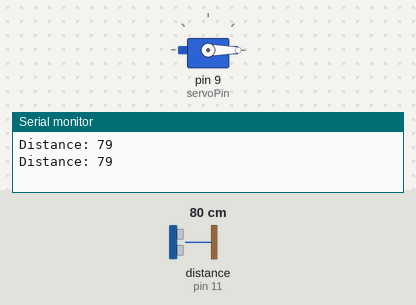
A sketch run on a simulated Arduino Uno, built with avr-gcc and run on an emulated ATmega328P. Parts: servo, the last lines printed to the serial monitor. Wiring (inferred from the names in the program): ultrasonic range finder: trigger pin 10; echo pin 11. The inputs (shaded band) are chosen by the test bench; at power-on: distance to the obstacle (sensor on pin 11) 80 cm. The echo pulse lasts 58.3 µs per cm.

Above: at 2.8 s.
2.9 s: distance to the obstacle (sensor on pin 11) set to 23 cm
5.6 s: distance to the obstacle (sensor on pin 11) set to 18 cm
At 7.1 s:
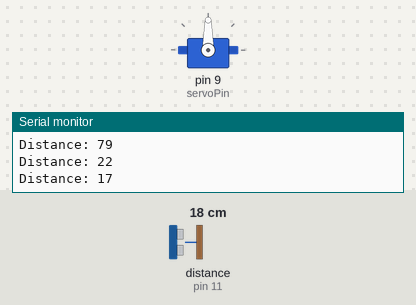
8.3 s: distance to the obstacle (sensor on pin 11) set to 35 cm
At 10.3 s:
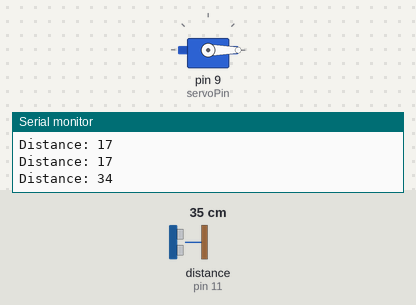
11.5 s: distance to the obstacle (sensor on pin 11) set to 2 cm
At 13.1 s:
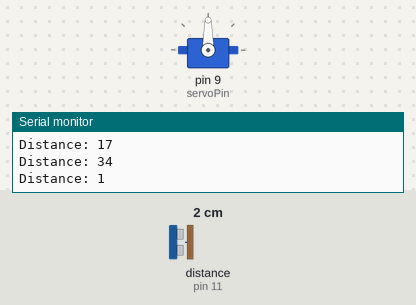
Timing chart, 0 to 14.6 s (numbered marks = the images above; inputs shaded):
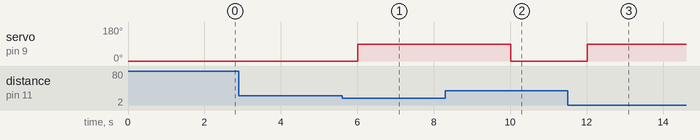

Measured:
- the behaviour switches between 21 and 20 cm on distance to the obstacle (sensor on pin 11) (found by bisection; images 0 and 1)
- after the input at 5.6 s, servo on pin 9 (servoPin): 0° → 90° after 0.42 s
- after the input at 8.3 s, servo on pin 9 (servoPin): 90° → 0° after 1.7 s
- after the input at 11.5 s, servo on pin 9 (servoPin): 0° → 90° after 0.52 s

The sketch:

toll_plaza.ino
```cpp
#include <Servo.h>

const int trigPin = 10;
const int echoPin = 11;
const int servoPin = 9;

long duration;
int distance;

Servo myServo;

void setup() {
  pinMode(trigPin, OUTPUT);
  pinMode(echoPin, INPUT);

  myServo.attach(servoPin);
  myServo.write(0);   // initial position

  Serial.begin(115200);
}

void loop() {
  // Trigger ultrasonic pulse
  digitalWrite(trigPin, LOW);
  delayMicroseconds(2);

  digitalWrite(trigPin, HIGH);
  delayMicroseconds(10);
  digitalWrite(trigPin, LOW);

  // Read echo
  duration = pulseIn(echoPin, HIGH);
  distance = duration * 0.034 / 2;

  Serial.print("Distance: ");
  Serial.println(distance);

  // Detection logic
  if (distance > 0 && distance < 20) {
    myServo.write(90);   // rotate servo
  } else {
    myServo.write(0);    // return to start
  }

  delay(2000);
}
```
